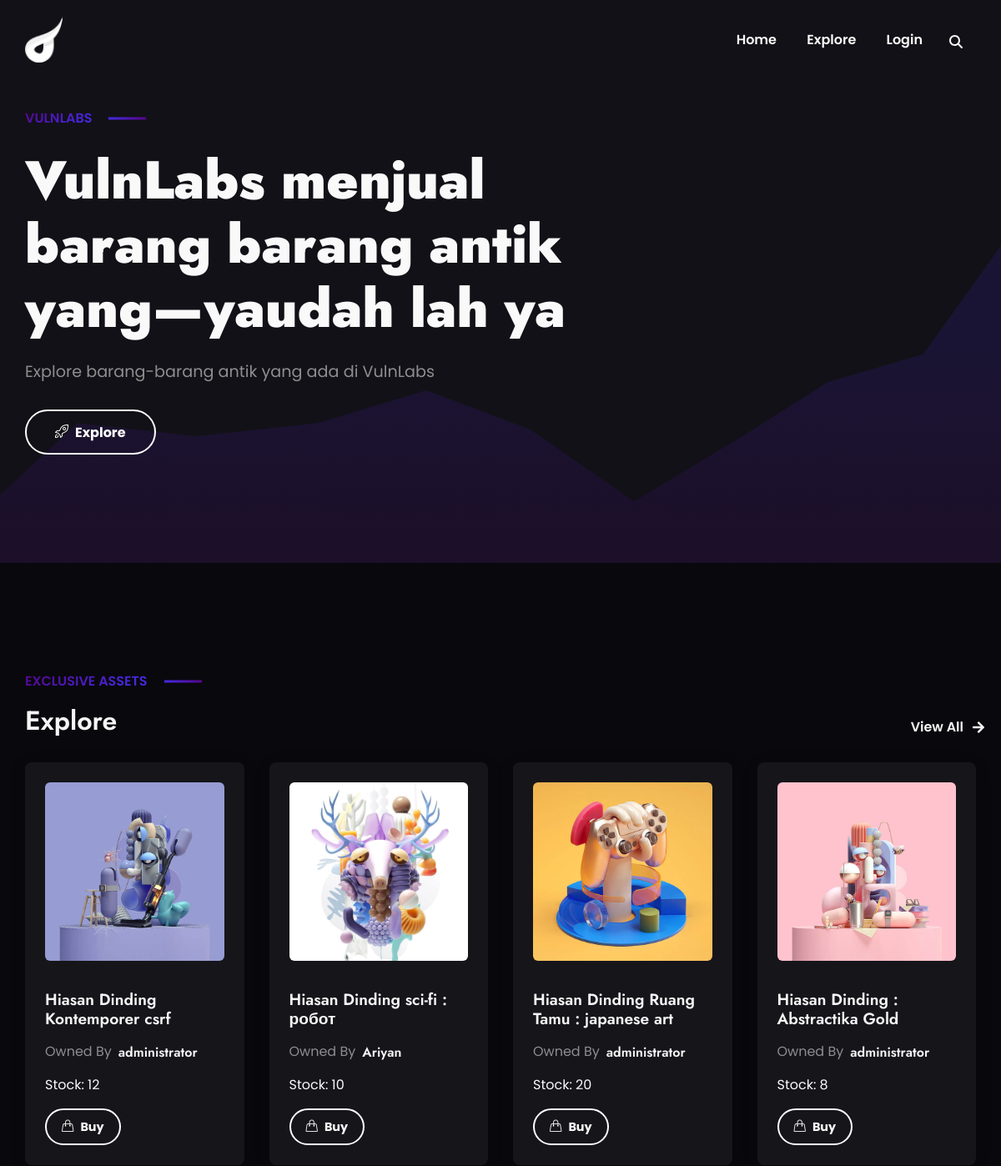
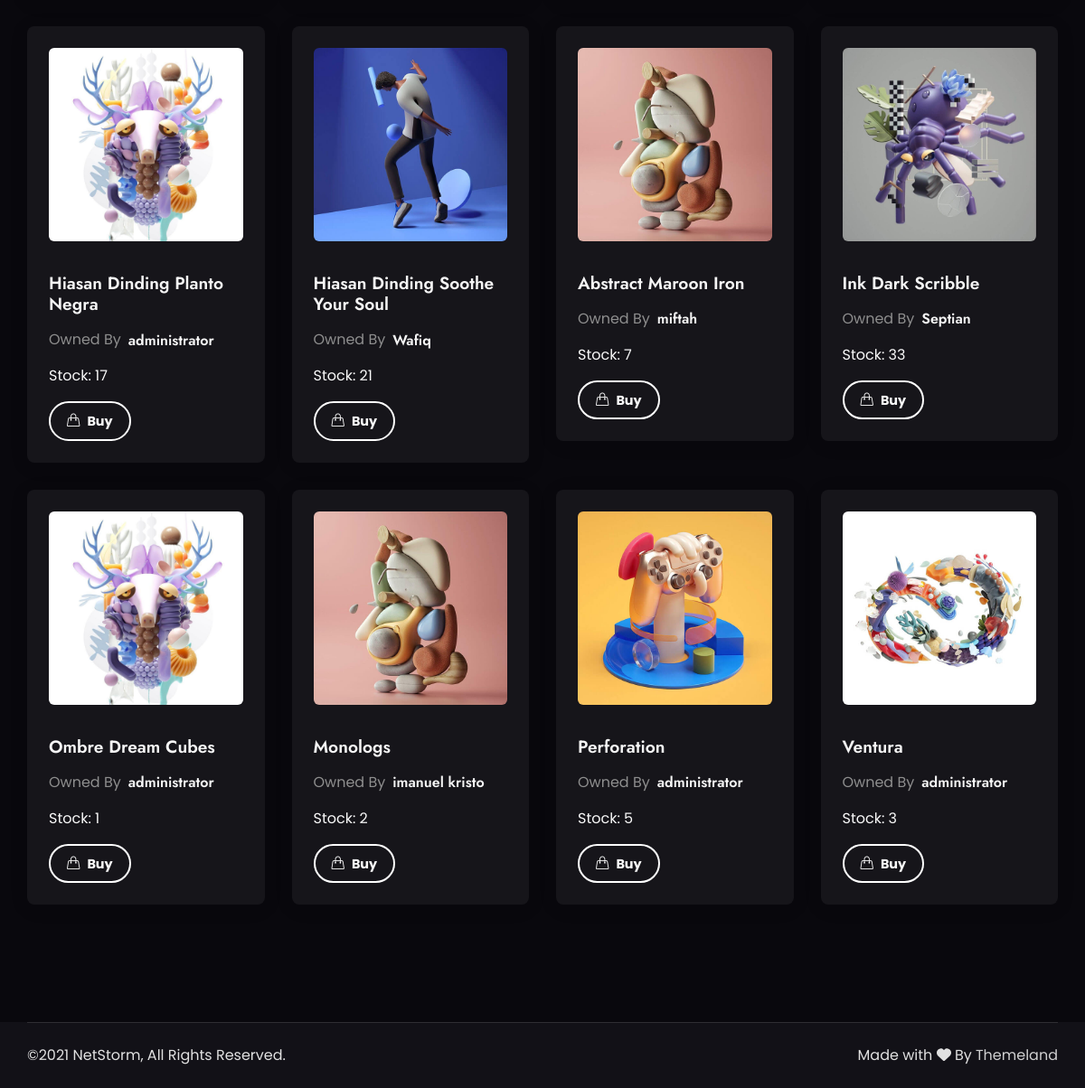
The page / on the database its author committed (2 pictures, top to bottom).
### tables this page shows
CREATE TABLE `daftar_barang` (
  `deskripsi` varchar(500) NOT NULL,
  `harga` int NOT NULL,
  `id` int NOT NULL AUTO_INCREMENT,
  `nama_barang` varchar(255) NOT NULL,
  `kuantitas` int NOT NULL,
  `created_by` varchar(255) NOT NULL,
  PRIMARY KEY (`id`)
);

### index.php (the view, shortened to what this page needs)
<?php
include('header.php');
include('config.php');
$sql = "SELECT id,nama_barang,kuantitas,created_by FROM daftar_barang LIMIT 12";
$result = mysqli_query($conn, $sql);
?>
<section class="hero-section">
            <div class="container">
                <div class="row">
                    <div class="col-12 col-md-6 col-lg-7">
                        <span>VulnLabs</span>
                        <h1 class="mt-4">VulnLabs menjual barang barang antik yang—yaudah lah ya</h1>
                        <p>Explore barang-barang antik yang ada di VulnLabs</p>
                        <div class="button-group">
                            <a class="btn btn-bordered-white" href="explore.php"><i class="icon-rocket mr-2"></i>Explore</a>
                        </div>
                    </div>
                </div>
            </div>
            <div class="shape">
            </div>
        </section>
        <section class="explore-area">
            <div class="container">
                <div class="row">
                    <div class="col-12">
                        <div class="intro d-flex justify-content-between align-items-end m-0">
                            <div class="intro-content">
                                <span>Exclusive Assets</span>
                                <h3 class="mt-3 mb-0">Explore</h3>
                            </div>
                            <div class="intro-btn">
                                <a class="btn content-btn" href="explore.php">View All</a>
                            </div>
                        </div>
                    </div>
                </div>
                <div class="row items">
                    <?php
                    while($row = mysqli_fetch_array($result)) {
                    ?>
                    <div class="col-12 col-sm-6 col-lg-3 item">
                        <div class="card">
                            <div class="image-over">
                                <a href="item-details.php?id=<?=$row['id']?>">
                                    <img class="card-img-top" src="assets/img/content/auction_<?= rand(1,9) ?>.jpg" alt="">
                                </a>
                            </div>
                            <div class="card-caption col-12 p-0">
                                <div class="card-body">
                                    <a href="item-details.php?id=<?=$row['id']?>">
                                        <h5 class="mb-0"><?= htmlspecialchars($row['nama_barang'], ENT_QUOTES) ?></h5>
                                    </a>
                                    <div class="seller d-flex align-items-center my-3">
                                        <span>Owned By</span>
                                        <h6 class="ml-2 mb-0"><?= htmlspecialchars($row['created_by'], ENT_QUOTES) ?></h6>
                                    </div>
                                    <div class="card-bottom d-flex justify-content-between">
                                        <span>Stock: <?= htmlspecialchars($row['kuantitas'], ENT_QUOTES) ?></span>
                                    </div>
                                    <a class="btn btn-bordered-white btn-smaller mt-3" href="login.php"><i class="icon-handbag mr-2"></i>Buy</a>
                                </div>
                            </div>
                        </div>
                    </div>
                    <?php }?>
                </div>
            </div>
        </section>
<?php
include('footer.php');
?>

### header.php (shortened to what this page needs)
<!doctype html>
<html class="no-js" lang="en">
<head>
    <link rel="stylesheet" href="assets/css/style.css">
</head>
<body>
    <div class="main">
        <header id="header">
            <nav data-aos="zoom-out" data-aos-delay="800" class="navbar navbar-expand">
                <div class="container header">
                    <a class="navbar-brand" href="/">
                        <img class="navbar-brand-sticky" src="assets/img/logo/logo.png" alt="sticky brand-logo">
                    </a>
                    <ul class="navbar-nav items">
                        <li class="nav-item dropdown">
                            <a class="nav-link" href="/">Home</a>
                        </li>
                        <li class="nav-item">
                            <a class="nav-link" href="explore.php">Explore</a>
                        </li>
                        <li class="nav-item">
                            <a class="nav-link" href="login.php">Login</a>
                        </li>
                    </ul>
                    <ul class="navbar-nav icons">
                        <li class="nav-item">
                            <a href="#" class="nav-link" data-toggle="modal" data-target="#search">
                                <i class="fas fa-search"></i>
                            </a>
                        </li>
                    </ul>
                </div>
            </nav>
        </header>

### footer.php (shortened to what this page needs)
<footer class="footer-area">
            <div class="footer-bottom">
                <div class="container">
                    <div class="row">
                        <div class="col-12">
                            <div class="copyright-area d-flex flex-wrap justify-content-center justify-content-sm-between text-center py-4">
                                <div class="copyright-left">&copy;2021 NetStorm, All Rights Reserved.</div>
                                <div class="copyright-right">Made with <i class="fas fa-heart"></i> By <a href="#">Themeland</a></div>
                            </div>
                        </div>
                    </div>
                </div>
            </div>
        </footer>
    </div>
</body>
</html>

### rows shown on the page
daftar_barang: shows a picture, nama_barang "Hiasan Dinding Kontemporer csrf", created_by "administrator", kuantitas "12"
daftar_barang: nama_barang "Hiasan Dinding sci-fi : робот", created_by "Ariyan", kuantitas "10"
daftar_barang: nama_barang "Hiasan Dinding Ruang Tamu : japanese art", created_by "administrator", kuantitas "20"
daftar_barang: shows a picture, nama_barang "Hiasan Dinding : Abstractika Gold", created_by "administrator", kuantitas "8"
daftar_barang: nama_barang "Hiasan Dinding Planto Negra", created_by "administrator", kuantitas "17"
daftar_barang: shows a picture, nama_barang "Hiasan Dinding Soothe Your Soul", created_by "Wafiq", kuantitas "21"
daftar_barang: nama_barang "Abstract Maroon Iron", created_by "miftah", kuantitas "7"
daftar_barang: shows a picture, nama_barang "Ink Dark Scribble", created_by "Septian", kuantitas "33"
daftar_barang: nama_barang "Ombre Dream Cubes", created_by "administrator", kuantitas "1"
daftar_barang: nama_barang "Monologs", created_by "imanuel kristo", kuantitas "2"
daftar_barang: nama_barang "Perforation", created_by "administrator", kuantitas "5"
daftar_barang: shows a picture, nama_barang "Ventura", created_by "administrator", kuantitas "3"
